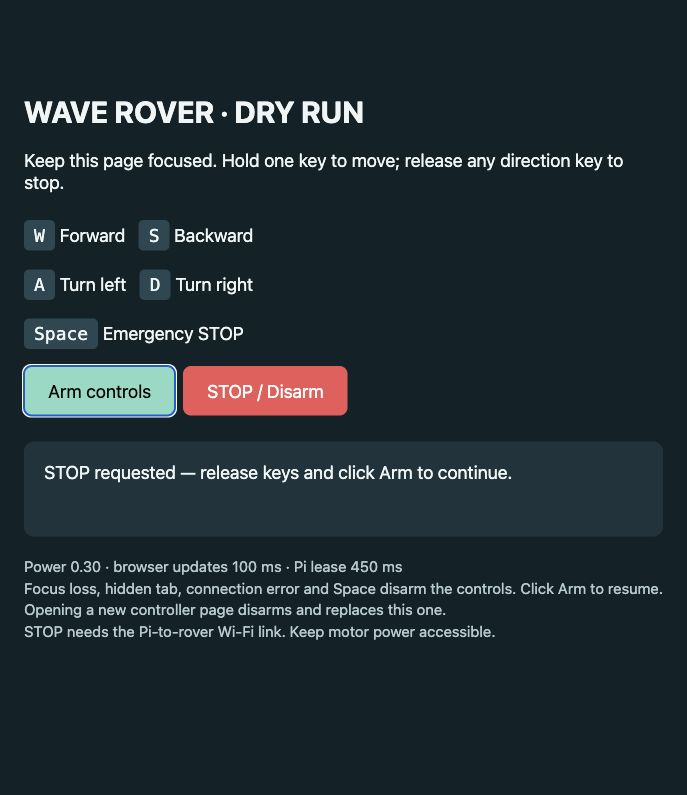
#> input picture rover/controller-preview.png, 687 x 795 px; its folder holds only this picture in this run
$ python run.py --photo ../rover/controller-preview.png --target ../rover/controller-preview.png --view ../rover/controller-preview.png
#> lines starting #> are read from the running program, lines starting #| are printed output that depends on the picture
### hq/devices.py
"""Where photos come from and where motion commands go. Swappable so the same autopilot runs on hardware or in sim."""
import os
import subprocess
import sys
import threading

import cv2

sys.path.insert(0, os.path.join(os.path.dirname(os.path.abspath(__file__)), "..", "rover"))


class ZeroCamera:
    """Takes a still on the aerial Pi Zero over SSH (passwordless key), copies it here, returns it as an image.
    Also keeps the last photo on disk (path) so other tools can use it."""

    def __init__(self, target, path, width=1280, height=720):
        self.target, self.path, self.w, self.h = target, path, width, height
        self.lock = threading.Lock()

    # [19 lines left out: function capture, not called in this run]


class HttpCamera:
    """Instant photo from the Zero's camera server (zero/camserver.py): GET <url> returns the current frame.
    Also saves each photo to save_path (if given) so other tools can use it."""

    def __init__(self, url, save_path=None, timeout_s=15):
        self.url, self.save_path, self.timeout = url, save_path, timeout_s

    # [17 lines left out: function capture, not called in this run]


class WatchedFileCamera:
    """Uses the photos someone else puts at path (e.g. the Zero pipeline writing /home/khoj/overhead_latest.jpg).
    capture() returns the NEXT photo: newer than the last one used. If capture_cmd is given it is run first to
    ask for a photo (e.g. the ssh/rpicam command), otherwise it just waits for the file to change."""

    def __init__(self, path, capture_cmd=None, timeout_s=60):
        self.path, self.cmd, self.timeout = path, capture_cmd, timeout_s
        self.last = 0.0

    def _mtime(self):
        try:
            return os.stat(self.path).st_mtime
        except OSError:
            return 0.0

    def capture(self, fresh=True):
#> called with fresh = True
        import time
        if self.cmd:
            r = subprocess.run(self.cmd, shell=True, capture_output=True, text=True, timeout=self.timeout)
            if r.returncode != 0:
                tail = [l for l in (r.stderr or r.stdout).splitlines() if "setlocale" not in l][-1:] or ["?"]
                raise RuntimeError("photo command failed: " + tail[0])
        t0 = time.time()
        while fresh and self._mtime() <= self.last:
            if time.time() - t0 > self.timeout:
                raise RuntimeError("no new photo at %s within %d s" % (self.path, self.timeout))
            time.sleep(0.2)
        time.sleep(0.05)
        self.last = self._mtime()
        img = cv2.imread(self.path)
#> img is the input picture: shape (795, 687, 3); mean B, G, R 51.5, 45.8, 33.6
        if img is None:
            raise RuntimeError("cannot read photo %s" % self.path)
        return img


class FileCamera:
    """Reads whatever image is at path (for testing with saved photos)."""

    def __init__(self, path):
        self.path = path

    # [5 lines left out: function capture, not called in this run]


class Rover:
    """RoverC-Pro over UDP via rover/rover_control.py. Each move is a short burst then STOP (firmware watchdog too)."""

    def __init__(self, dry_run=False):
        import rover_control as rc
        self.rc = rc
        self.link = rc.RoverLink(dry_run=dry_run)
        self.max_burst = rc.MAX_BURST_S

    def move(self, cmd, seconds):
        self.link.move(cmd, max(0.05, min(seconds, self.max_burst)))

    def stop(self):
        return self.link.stop()

### hq/vision.py
"""HQ vision: overhead photo -> sandbox frame, rubble, rover pose.

Frame used everywhere in hq/: metres, origin at the sandbox's bottom-left corner as seen in the photo,
+x to the right, +y up (same orientation as the overhead viewer: A1 is the bottom-left square).
The flattened "map image" is the sandbox seen straight down at PX_PER_M pixels per metre (image rows go down).
"""
import math

import cv2
import numpy as np

PX_PER_M = 400
DICTS = ["DICT_4X4_50", "DICT_5X5_50", "DICT_6X6_50", "DICT_ARUCO_ORIGINAL"]

# rubble detection (see tools/overhead_viewer/detect.py for the reasoning)
DIFF_THRESH = 28
L_WEIGHT = 0.5
MIN_AREA_M2 = 0.004      # ignore changed blobs smaller than ~6 x 6 cm
EDGE_TRIM_M = 0.02


class Sandbox:
    """Size of the sandbox in metres + the 4 corner pixels [BL, BR, TR, TL] in the camera photo."""

    # [8 lines left out: function __init__, not called in this run]

    def flatten(self, photo):
        return cv2.warpPerspective(photo, self.to_map, (self.W, self.H), flags=cv2.INTER_LINEAR)

    # [4 lines left out: function photo_to_m, not called in this run]

    def m_to_map_px(self, x, y):
        return int(round(x * PX_PER_M)), int(round((self.h - y) * PX_PER_M))


def detect_markers(photo):
    """-> {id: 4x2 corner pixels (TL, TR, BR, BL of the marker)}, trying a few common dictionaries."""
    gray = cv2.cvtColor(photo, cv2.COLOR_BGR2GRAY) if photo.ndim == 3 else photo
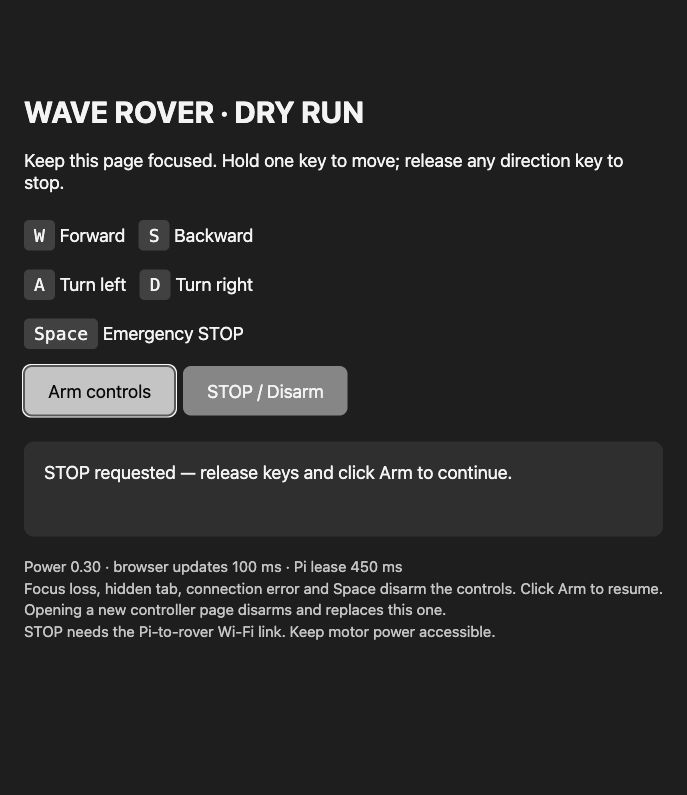
#> gray: shape (795, 687); min 2, max 254, mean 42.9
    params = cv2.aruco.DetectorParameters()
    best = {}
    for name in DICTS:
        det = cv2.aruco.ArucoDetector(cv2.aruco.getPredefinedDictionary(getattr(cv2.aruco, name)), params)
        corners, ids, _ = det.detectMarkers(gray)
        found = {} if ids is None else {int(i): c.reshape(4, 2) for i, c in zip(ids.flatten(), corners)}
        if len(found) > len(best):
            best = found
        if len(found) >= 5:
            break
#> after the loop, best = 0 items
    return best


def find_markers(photo):
    """detect_markers + a second look for a corner marker missed because nothing white surrounds it
    (cardboard or a dark mat touching the paper). If exactly 3 are seen, the 4th is searched for around where
    a parallelogram of the other 3 puts it, with tight marker-sized crops given an artificial white margin."""
    markers = detect_markers(photo)
#> markers = 0 items
    if len(markers) != 3:
        return markers
    gray = cv2.cvtColor(photo, cv2.COLOR_BGR2GRAY) if photo.ndim == 3 else photo
    side = float(np.mean([np.linalg.norm(c[0] - c[1]) for c in markers.values()]))
    cents = [c.mean(axis=0) for c in markers.values()]
    det = cv2.aruco.ArucoDetector(cv2.aruco.getPredefinedDictionary(cv2.aruco.DICT_4X4_50), cv2.aruco.DetectorParameters())
    # the missing corner is opposite the known marker that has the other two as neighbours: try all 3 guesses
    guesses = [cents[(k + 1) % 3] + cents[(k + 2) % 3] - cents[k] for k in range(3)]
    reach, step = int(1.6 * side), max(8, int(side / 5))
    for scale in (0.85, 1.05, 1.25):
        S = int(scale * side)
        pad = S // 4
        for gx, gy in guesses:
            for dy in range(-reach, reach + 1, step):
                for dx in range(-reach, reach + 1, step):
                    x0, y0 = int(gx + dx) - S // 2, int(gy + dy) - S // 2
                    if x0 < 0 or y0 < 0 or x0 + S > gray.shape[1] or y0 + S > gray.shape[0]:
                        continue
                    crop = cv2.copyMakeBorder(gray[y0:y0 + S, x0:x0 + S], pad, pad, pad, pad,
                                              cv2.BORDER_CONSTANT, value=255)
                    corners, ids, _ = det.detectMarkers(crop)
                    if ids is None:
                        continue
                    for i, c in zip(ids.flatten(), corners):
                        if int(i) not in markers:
                            markers[int(i)] = c.reshape(4, 2) + np.float32([x0 - pad, y0 - pad])
                            return markers
    return markers


def outer_corners(markers, rover_id=None):
    """Like corners_from_markers but each corner is the marker corner FARTHEST from the middle, so the
    sandbox includes the markers themselves (the setup where objects sit between the 4 markers)."""
    cand = {i: c for i, c in markers.items() if i != rover_id}
    if len(cand) != 4:
        return None
    cents = {i: c.mean(axis=0) for i, c in cand.items()}
    mid = np.mean(list(cents.values()), axis=0)
    s = {i: p[0] + p[1] for i, p in cents.items()}
    d = {i: p[0] - p[1] for i, p in cents.items()}
    tl, br, tr, bl = min(s, key=s.get), max(s, key=s.get), max(d, key=d.get), min(d, key=d.get)
    if len({tl, br, tr, bl}) != 4:
        return None
    far = lambda i: cand[i][np.argmax(np.linalg.norm(cand[i] - mid, axis=1))].tolist()
    return [far(bl), far(br), far(tr), far(tl)]


# [95 lines left out: functions objects_on_white, corners_from_markers, rover_pose, change_mask, rubble, not called in this run]

### hq/blob_pilot.py
"""Drive the rover to a target square using only overhead photos of a plain white board. No marker on the rover.

How it knows where the rover is: every non-white thing on the board is an object. The rover is the object that
moves when we send it a burst (found on the very first test burst), and after that it is tracked from photo to
photo as the object nearest to where it was. Everything else is rubble.

How it knows how to move: the first two test bursts (F, then L) are measured on the photos, which gives the
direction and speed of each burst on the map. B and R are their opposites. Every later burst is measured too,
and the estimates are updated, so slow drift in the rover's heading is absorbed.

Each step: photo -> rover position -> route (A*) from its square to the target -> burst toward the next square
-> new photo. It stops on: arrival, STOP/Ctrl+C, rover not found, no route, no safe burst, not moving, time limit.
"""
import math
import time

import cv2
import numpy as np

from planner import Grid
from vision import PX_PER_M, Sandbox, find_markers, objects_on_white, outer_corners

CAL_BURST_S = 0.35
MAX_STEPS = 60
MAX_RUN_S = 300
TRACK_RADIUS_M = 0.15     # the rover moves less than this between two photos
MIN_MOVE_M = 0.01


class Stop(Exception):
    pass


class BlobPilot:
    def __init__(self, camera, rover, size=(1.18, 0.62), grid=(6, 4), rover_radius=0.07, margin=0.03,
                 view_path=None, log=print, should_stop=lambda: False):
        self.camera, self.rover = camera, rover
        self.size = size
        self.grid = Grid(size[0], size[1], *grid)
        self.clear = rover_radius + margin
        self.rover_radius = rover_radius
        self.view_path, self.log, self.should_stop = view_path, log, should_stop
        self.sandbox = None
        self.top = None
        self.objects = []
        self.rover_xy = None          # last known rover centre (m)
        self.vel = {}                 # cmd -> (vx, vy) m/s on the map
        self.target = None
        self.path, self.blocked, self.obstacles = None, set(), []
        self.trail = []
        self.photo = None

    # ------------------------------------------------------------------ seeing
    def look(self, expect=None, lenient=False):
        """Photo -> sandbox -> objects; updates rover position if it is already known (searched for near
        `expect`, where the last burst should have taken it, else near where it was). -> objects."""
        if self.should_stop():
            raise Stop()
        photo = self.camera.capture()
        self.photo = photo
        markers = find_markers(photo)
#> markers = 0 items
        corners = outer_corners(markers)
        if corners is not None:
            self.sandbox = Sandbox(self.size[0], self.size[1], corners)
        elif self.sandbox is None:
            raise RuntimeError("need all 4 corner markers in the photo (found %s)" % (sorted(markers) or "none"))
        self.top = self.sandbox.flatten(photo)
        self.objects = objects_on_white(self.top, self.sandbox, markers)
        if self.rover_xy is not None:
            r = self._nearest(expect or self.rover_xy)
            if r is None and expect:
                r = self._nearest(self.rover_xy)
            if r is None:
                if not lenient:
                    raise RuntimeError("lost the rover: no object within %d cm of where it was" % (TRACK_RADIUS_M * 100))
                self.rover_xy = None  # moved by hand / out of view: will be found again (click it, or its first move)
                self.log("rover not where it was: click it on the map, or GO finds it by its first move")
            else:
                self.rover_xy = (r["cx"], r["cy"])
                self.trail.append(self.rover_xy)
        self._update_plan()
        return self.objects

    # [196 lines left out: functions _nearest, set_rover_hint, set_target, _update_plan, _burst, calibrate and 6 more, not called in this run]

### rover/rover_control.py
"""RoverC-Pro UDP controller (manual).

Importing this module does NOT open a socket or send anything. Use RoverLink, or run it as a script
for the original interactive prompt:  python rover_control.py

Safety model (unchanged from the original script):
- The firmware stops by itself 400 ms after the last command (watchdog), so motion is sent as short
  bursts of repeated packets followed by an explicit STOP ("S").
- STOP is always allowed and is retried; it is also sent on exit/error.
- Burst duration is capped (MAX_BURST_S). Duration is NOT a known distance.
"""
import os
import socket
import time

ROVER_IP = os.environ.get("ROVER_IP", "192.168.4.1")
ROVER_PORT = int(os.environ.get("ROVER_PORT", "4210"))
LOCAL_IP = os.environ.get("ROVER_LOCAL_IP", "192.168.4.2")  # must be the address the firmware accepts

# key -> firmware command byte. Direction conventions are UNVERIFIED until tested on hardware.
COMMANDS = {
    "w": "F",
    "s": "B",
    "a": "L",
    "d": "R",
    "q": "Q",
    "e": "E",
    "x": "S",
}
MOVE_CMDS = {"F", "B", "L", "R", "Q", "E"}
PACKET_INTERVAL_S = 0.05
DEFAULT_BURST_S = 0.25
MAX_BURST_S = 1.0


class RoverCommError(Exception):
    """Raised when a command could not be sent; caller must treat the rover as needing STOP + new observation."""


class RoverLink:
    def __init__(self, rover_ip=ROVER_IP, port=ROVER_PORT, local_ip=LOCAL_IP, dry_run=False):
        self.addr = (rover_ip, port)
        self.local_ip = local_ip
        self.dry_run = dry_run
        self.sock = None
        self.sent = []  # dry-run log

    # [16 lines left out: functions open, close, not called in this run]

    def _send(self, cmd):
        if self.dry_run:
            self.sent.append(cmd)
            return
        if not self.sock:
            self.open()
        try:
            self.sock.sendto(cmd.encode(), self.addr)
        except OSError as e:
            raise RoverCommError("send failed: %s" % e)

    def stop(self, repeats=3):
        """Always attempt STOP; never raises. Returns True if at least one STOP was sent."""
#> called with repeats = 3
        ok = False
        for _ in range(max(1, repeats)):
            try:
                self._send("S")
                ok = True
            except RoverCommError:
                pass
            time.sleep(0.02)
        return ok

    # [44 lines left out: functions move, main, not called in this run]


# [2 lines that do not run on import are left out]

### hq/planner.py
"""Grid over the sandbox + A* route that keeps the rover clear of rubble and hazards.

Squares are named like the overhead viewer: column letter left -> right, row number bottom -> top (A1 = bottom-left).
"""
import heapq
import math


class Grid:
    def __init__(self, width_m, height_m, cols, rows):
        self.w, self.h, self.cols, self.rows = float(width_m), float(height_m), int(cols), int(rows)
        self.cw, self.ch = self.w / self.cols, self.h / self.rows

    def name(self, c, r):
        return chr(65 + c) + str(r + 1)

    def parse(self, cell):
        cell = cell.strip().upper()
        return ord(cell[0]) - 65, int(cell[1:]) - 1

    def inside(self, c, r):
        return 0 <= c < self.cols and 0 <= r < self.rows

    def center(self, c, r):
        return (c + 0.5) * self.cw, (r + 0.5) * self.ch

    def cell_of(self, x, y):
        c, r = int(math.floor(x / self.cw)), int(math.floor(y / self.ch))
        return (c, r) if self.inside(c, r) else None

    # [42 lines left out: functions blocked, route, not called in this run]

### hq/run.py
#!/usr/bin/env python3
"""HQ: plan a route on the overhead photo and drive the RoverC-Pro there by itself. Runs on the HQ Pi.

Photos come from the aerial side (another process / person) at --photo; each new photo must be written to a
temp name and renamed over that file. --photo-cmd makes this program ask for each photo itself.

  # 1. just plan (uses the current photo, never moves anything)
  python3 hq/run.py --photo /home/khoj/overhead_latest.jpg --target F1

  # 2. drive, taking photos itself through the Zero (fully autonomous)
  python3 hq/run.py --photo /home/khoj/overhead_latest.jpg --target F1 --go \\
      --photo-cmd "ssh zero@100.96.176.12 'rpicam-still -n -t 1200 --width 1600 --height 1200 -o /tmp/s.jpg' && scp -q zero@100.96.176.12:/tmp/s.jpg ~/ov_new.jpg && mv ~/ov_new.jpg /home/khoj/overhead_latest.jpg"

  # 3. drive, waiting for each new photo someone else takes
  python3 hq/run.py --photo /home/khoj/overhead_latest.jpg --target F1 --go

Ctrl+C = STOP (the rover also stops by itself 0.4 s after its last command).
The live picture (route, blocked squares, rover track) is written to --view after every photo.
"""
import argparse
import json
import os
import signal
import sys

sys.path.insert(0, os.path.dirname(os.path.abspath(__file__)))

from blob_pilot import BlobPilot, Stop
from devices import Rover, WatchedFileCamera


def pair(s, cast=float):
    a, b = s.lower().split("x")
    return cast(a), cast(b)


def main():
    ap = argparse.ArgumentParser(description="HQ overhead route + autonomous rover drive")
    ap.add_argument("--photo", required=True, help="overhead photo file kept up to date by the aerial side")
    ap.add_argument("--photo-cmd", help="shell command that produces a NEW photo at --photo (makes it autonomous)")
    ap.add_argument("--target", required=True, help="target square, e.g. F1 (A1 = bottom-left as seen in the photo)")
    ap.add_argument("--rover-at", help="square the rover starts in (optional; otherwise found by its first move)")
    ap.add_argument("--size", default="1.18x0.62", help="board size in metres between the markers' outer corners, WxH")
    ap.add_argument("--grid", default="6x4", help="squares, COLSxROWS")
    ap.add_argument("--rover-radius", type=float, default=0.07, help="half the rover's width, metres")
    ap.add_argument("--margin", type=float, default=0.03, help="extra clearance from rubble, metres")
    ap.add_argument("--view", default=os.path.expanduser("~/hq_view.png"), help="live picture written here")
    ap.add_argument("--go", action="store_true", help="actually drive (otherwise: plan only)")
    ap.add_argument("--dry-run", action="store_true", help="with --go: log rover commands instead of sending")
    a = ap.parse_args()

    stop = {"flag": False}
    rover = Rover(dry_run=a.dry_run or not a.go)
    def on_sigint(*_):
        stop["flag"] = True
        rover.stop()
        print("\nSTOP sent", flush=True)
    signal.signal(signal.SIGINT, on_sigint)

    cam = WatchedFileCamera(a.photo, capture_cmd=a.photo_cmd if a.go else None)
    pilot = BlobPilot(cam, rover, size=pair(a.size), grid=pair(a.grid, int), rover_radius=a.rover_radius,
                      margin=a.margin, view_path=a.view, log=lambda m: print("[hq]", m, flush=True),
                      should_stop=lambda: stop["flag"])
    try:
        pilot.look()
        if a.rover_at:
            pilot.set_rover_hint(a.rover_at)
        pilot.set_target(a.target)
        print("[hq] plan:", json.dumps(pilot.summary()), flush=True)
        print("[hq] picture:", a.view, flush=True)
        if not a.go:
            if not pilot.rover_xy:
                print("[hq] rover not identified yet: pass --rover-at <square> to see the route, or --go to find it by its first move")
            return 0
        if not a.photo_cmd:
            print("[hq] no --photo-cmd: after every rover move, take a new photo (waiting up to 60 s each time)", flush=True)
        where = pilot.drive()
        print("[hq] DONE: rover at", where, flush=True)
        return 0
    except Stop:
        print("[hq] stopped", flush=True)
        return 1
    except Exception as e:
        rover.stop()
        print("[hq] STOPPED:", e, flush=True)
        return 2
    finally:
        rover.stop()


if __name__ == "__main__":
#> (the run stopped early here; a loop or call above may not have finished)
